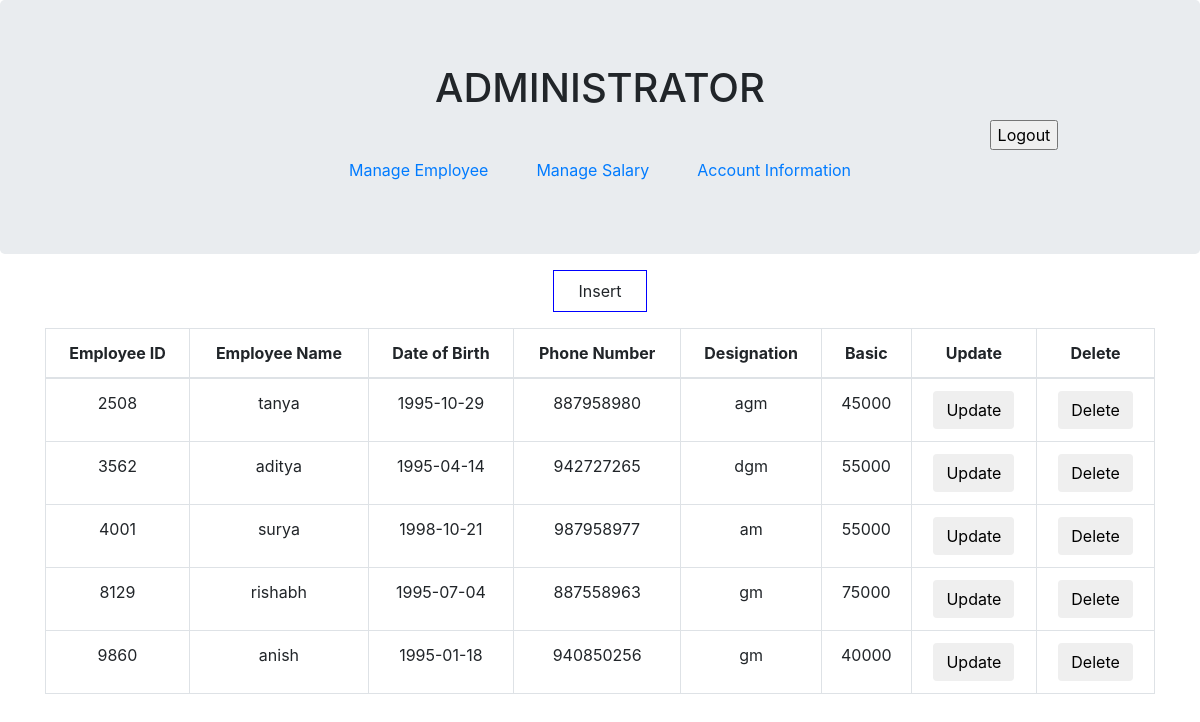
/manage_employee.php, run on the app's committed database.
### tables this page shows
CREATE TABLE `employee` (
  `ename` varchar(20) DEFAULT NULL,
  `eid` int(10) NOT NULL,
  `designation` varchar(10) DEFAULT NULL,
  `dob` date DEFAULT NULL,
  `phone_no` int(12) DEFAULT NULL,
  `basic` int(10) DEFAULT NULL,
  `aid` int(10) DEFAULT NULL
);

### manage_employee.php (the view, shortened to what this page needs)
<?php include 'dbconnect.php'?>
<!DOCTYPE html>
<html lang="en">
<head>
  <link rel="stylesheet" href="https://maxcdn.bootstrapcdn.com/bootstrap/4.1.3/css/bootstrap.min.css">
  <link rel="stylesheet" href="administrator.css">
</head>
<body>
<div class="jumbotron row m-0">
  <h1 class="container col-sm-12 text-center">ADMINISTRATOR</h1>
  <form class="container col-sm-10 text-right" action="" method="POST">
    <input type="submit" name="Logout" value="Logout"/>
  </form>
  <nav class="container">
    <ul class="nav nav-pills justify-content-center">
      <li class="nav-item">
        <a class="nav-link pl-4 pr-4" href="manage_employee.php">Manage Employee</a>
      </li>
      <li class="nav-item">
        <a class="nav-link pl-4 pr-4" href="manage_salary.php">Manage Salary</a>
      </li>
      <li class="nav-item">
        <a class="nav-link pl-4 pr-4" href="a_account_info.php">Account Information</a>
      </li>
    </ul>
  </nav>
</div>
<nav class="container p-3">
  <ul class="nav nav-pills justify-content-center">
    <li class="nav-item" style="border:1px solid blue;">
      <a id="insert" class="nav-link pl-4 pr-4">Insert</a>
    </li>
  </ul>
</nav>
<div class="container">
  <table class="table table-bordered text-center">
    <thead>
      <tr>
        <th>Employee ID</th>
        <th>Employee Name</th>
        <th>Date of Birth</th>
        <th>Phone Number</th>
        <th>Designation</th>
        <th>Basic</th>
        <th>Update</th>
        <th>Delete</th>
      </tr>
    </thead>
    <tbody>
      <?php
        $result=mysqli_query($conn,"SELECT * FROM employee");
        while($row = mysqli_fetch_assoc($result)){ ?>
          <tr>
            <td><?php echo $row["eid"];?></td>
            <td><?php echo $row["ename"];?></td>
            <td><?php echo $row["dob"];?></td>
            <td><?php echo $row["phone_no"];?></td>
            <td><?php echo $row["designation"];?></td>
            <td><?php echo $row["basic"];?></td>
            <td>
              <form action="" method="post">
                <input id="update" class="btn" type="submit" name="Update" value="Update">
              </form>
            </td>
            <td>
              <form action="" method="post">
                <input id="delete" class="btn" type="submit" name="Delete" value="Delete">
              </form>
            </td>
          </tr>
        <?php }
        ?>
    </tbody>
  </table>
</div>
</body>
</html>

### data on the page
employee: eid "2508", ename "tanya", dob "1995-10-29", phone_no "887958980", designation "agm", basic "45000"
employee: eid "3562", ename "aditya", dob "1995-04-14", phone_no "942727265", designation "dgm", basic "55000"
employee: eid "4001", ename "surya", dob "1998-10-21", phone_no "987958977", designation "am", basic "55000"
employee: eid "8129", ename "rishabh", dob "1995-07-04", phone_no "887558963", designation "gm", basic "75000"
employee: eid "9860", ename "anish", dob "1995-01-18", phone_no "940850256", designation "gm", basic "40000"
